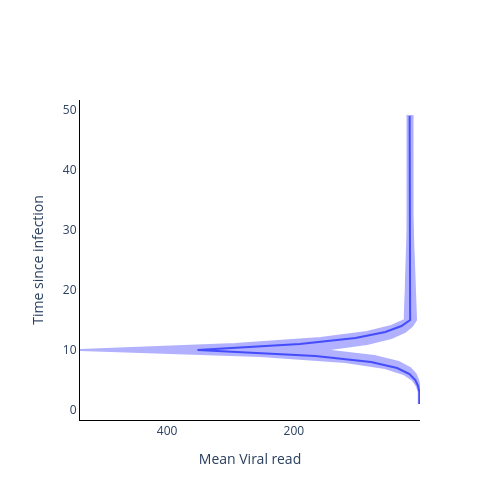

Notebook cell for this chart:
### Code cell
fig = go.Figure()

fig.add_trace(
    go.Scatter(
        y=time_from_infec,
        x=np.mean(vr_val, axis=1),
        mode='lines',
        name='Mean Viral read',
        showlegend=False,
    )
)

fig.add_trace(
    go.Scatter(
        y=time_from_infec.tolist() + time_from_infec.tolist()[::-1],
        x=np.quantile(vr_val, 0.975, axis=1).tolist() + np.quantile(vr_val, 0.025, axis=1).tolist()[::-1],
        mode='lines',
        fill='toself',
        fillcolor='blue',
        line_color='blue',
        opacity=0.3,
        showlegend=False,
    )
)

# Add axis labels
fig.update_layout(
    width=500, 
    height=500,
    plot_bgcolor='white',
    xaxis=dict(
        linecolor='black',
        title = 'Mean Viral read',
        autorange='reversed'
        ),
    yaxis=dict(
        linecolor='black',
        title = 'Time since infection'),
    #legend=dict(
    #    orientation="h",
    #    yanchor="bottom",
    #    y=1.02,
    #    xanchor="right",
    #    x=1
    #)
    )

fig.write_image('images/Exp-Viral_read_model.pdf')
fig.show()

### Figure 1 — Plotly figure (JSON) as saved in the notebook; plotly's stock layout.template omitted (floating-point values rounded to 4 significant figures)
{"data": [{"mode": "lines", "name": "Mean Viral read", "showlegend": false, "type": "scatter", "x": [1.813, 1.814, 1.81, 3.85, 8.141, 17.35, 36.93, 78.11, 165.8, 352.1, 190.6, 102.7, 55.56, 30.09, 16.28, 16.37, 16.37, 16.45, 16.51, 16.43, 16.61, 16.57, 16.7, 16.71, 16.78, 16.85, 16.91, 16.95, 17.08, 17.15, 17.12, 17.09, 17.13, 17.12, 17.12, 17.13, 17.11, 17.17, 17.14, 17.13, 17.1, 17.12, 17.11, 17.09, 17.15, 17.13, 17.14, 17.1, 17.14], "y": [1, 2, 3, 4, 5, 6, 7, 8, 9, 10, 11, 12, 13, 14, 15, 16, 17, 18, 19, 20, 21, 22, 23, 24, 25, 26, 27, 28, 29, 30, 31, 32, 33, 34, 35, 36, 37, 38, 39, 40, 41, 42, 43, 44, 45, 46, 47, 48, 49]}, {"fill": "toself", "fillcolor": "blue", "line": {"color": "blue"}, "mode": "lines", "opacity": 0.3, "showlegend": false, "type": "scatter", "x": [2.767, 2.751, 2.756, 5.89, 12.46, 26.59, 56.23, 119.0, 252.6, 537.6, 292.6, 157.8, 84.72, 46.03, 24.69, 24.73, 24.16, 23.91, 23.67, 23.28, 23.1, 22.67, 22.49, 22.12, 21.95, 21.59, 21.36, 20.99, 20.74, 20.5, 20.52, 20.49, 20.5, 20.49, 20.47, 20.5, 20.47, 20.51, 20.47, 20.49, 20.43, 20.51, 20.53, 20.45, 20.49, 20.52, 20.51, 20.44, 20.48, 12.61, 12.54, 12.59, 12.58, 12.76, 12.47, 12.37, 12.46, 12.42, 12.57, 12.58, 12.51, 12.39, 12.47, 12.47, 12.53, 12.59, 12.45, 12.39, 12.62, 12.13, 11.34, 11.26, 10.79, 10.46, 10.03, 9.652, 9.12, 9.024, 8.382, 8.334, 8.037, 7.833, 7.375, 7.051, 13.25, 24.44, 46.17, 84.5, 154.2, 72.89, 34.49, 16.43, 7.676, 3.697, 1.687, 0.7829, 0.7998, 0.7942], "y": [1, 2, 3, 4, 5, 6, 7, 8, 9, 10, 11, 12, 13, 14, 15, 16, 17, 18, 19, 20, 21, 22, 23, 24, 25, 26, 27, 28, 29, 30, 31, 32, 33, 34, 35, 36, 37, 38, 39, 40, 41, 42, 43, 44, 45, 46, 47, 48, 49, 49, 48, 47, 46, 45, 44, 43, 42, 41, 40, 39, 38, 37, 36, 35, 34, 33, 32, 31, 30, 29, 28, 27, 26, 25, 24, 23, 22, 21, 20, 19, 18, 17, 16, 15, 14, 13, 12, 11, 10, 9, 8, 7, 6, 5, 4, 3, 2, 1]}], "layout": {"height": 500, "plot_bgcolor": "white", "width": 500, "xaxis": {"autorange": "reversed", "linecolor": "black", "title": {"text": "Mean Viral read"}}, "yaxis": {"linecolor": "black", "title": {"text": "Time since infection"}}}}
